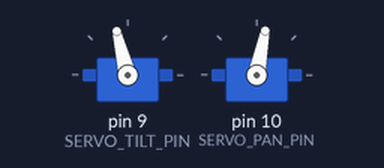
The sketch below on a simulated Arduino Uno, built with avr-gcc and run on an emulated ATmega328P. Shown: 2 × servo. Random numbers use the default seed unless the sketch sets one.

Above: at 0.1 s.
At 7.1 s:
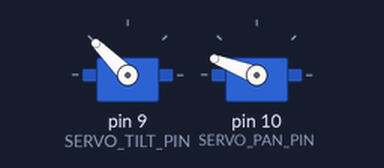
At 14.1 s:
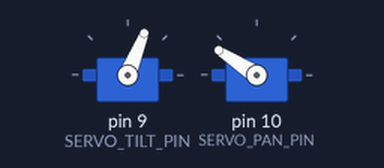
At 28.1 s:
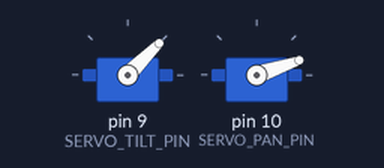
Timing chart, 0 to 40.0 s (numbered marks = the images above):
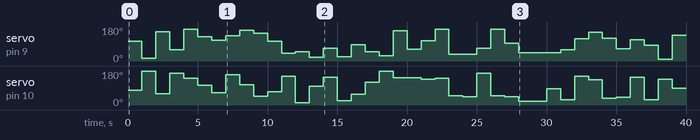

The sketch:

random_servo.ino
```cpp
// Sketch supports Arduino UNO/NANO schematic
#include <Servo.h>


#define SERVO_TILT_PIN 9  // Pin needs to support digital PWM
#define SERVO_PAN_PIN 10  // Pin needs to support.msg digital PWM
#define INITIAL_SERVO_DEGREE 90

Servo servo_tilt, servo_pan;

void setup()
{
    // Set random seed
    randomSeed(analogRead(0));

    // Attach servo to their pins
    servo_tilt.attach(SERVO_TILT_PIN);
    servo_pan.attach(SERVO_PAN_PIN);

    //Initially put the servos both at 90 degress
    servo_tilt.write(INITIAL_SERVO_DEGREE);
    servo_pan.write(INITIAL_SERVO_DEGREE);
}

void loop(){
    // Set servo to random value between [0, 180] every second
    servo_tilt.write(random(180));
    servo_pan.write(random(180));
    delay(1000);
}
```

Measured:
- by itself, servo on pin 9 (SERVO_TILT_PIN): 104° → 14° at 1.0 s, → 156° 1.0 s later, → 60° 1.0 s later, → 167° 1.0 s later, … (37 changes in this stretch)
- by itself, servo on pin 10 (SERVO_PAN_PIN): 79° → 178° at 1.0 s, → 60° 1.0 s later, → 167° 1.0 s later, → 142° 1.0 s later, … (37 changes in this stretch)
